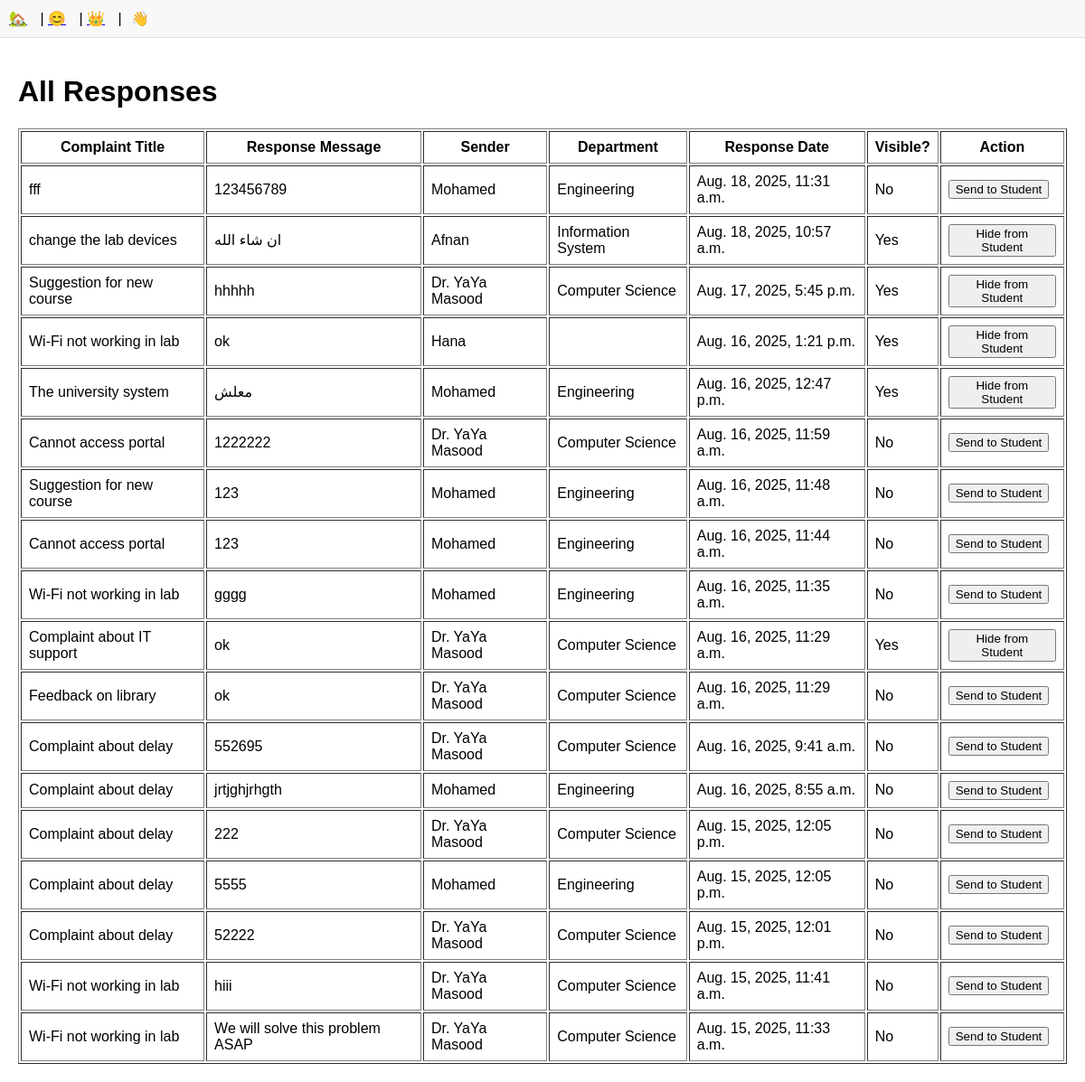
The app's page /members/general_manager_responses/ (signed in), older data.
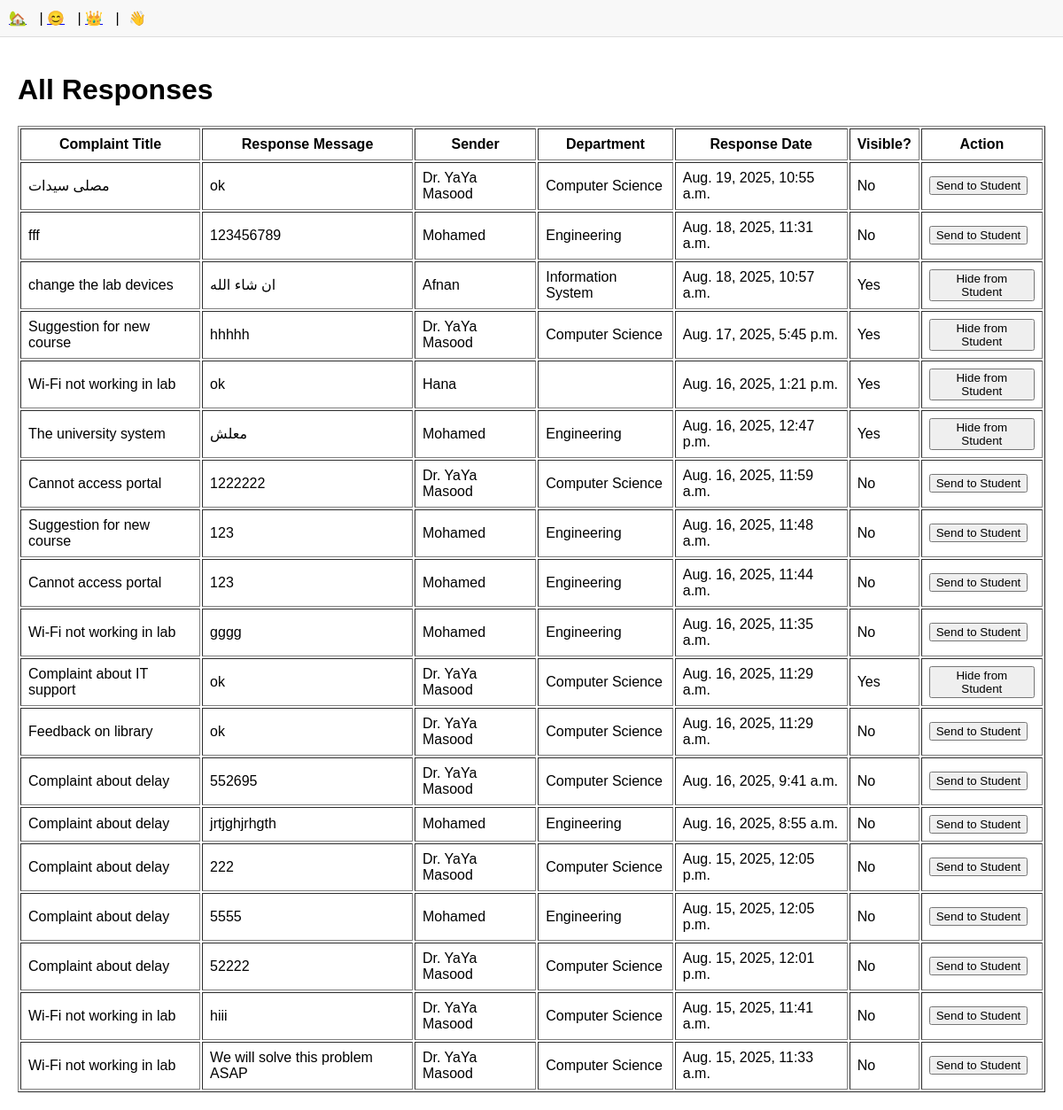
The same page, newer data.
### members/models.py (models this page shows, shortened)
class Response(models.Model):
    ResponseId = models.AutoField(primary_key=True)
    ComplaintId = models.ForeignKey(Complaint, on_delete=models.CASCADE, related_name="responses")
    SenderId = models.ForeignKey(
        User, null=True, blank=True, on_delete=models.SET_NULL, related_name="responses"
    )
    Message = models.TextField()
    ResponseDate = models.DateTimeField(auto_now_add=True)
    VisibleToStudent = models.BooleanField(default=False)
    PublishedAt = models.DateTimeField(null=True, blank=True)

class Complaint(models.Model):
    TYPE_CHOICES = [
        ("Complaint", "Complaint"),
        ("Suggestion", "Suggestion"),
    ]
    STATUS_CHOICES = [
        ("Pending", "Pending"),
        ("In Review", "In Review"),
        ("Resolved", "Resolved"),
    ]
    ComplaintId = models.AutoField(primary_key=True)
    TrackingCode = models.CharField(max_length=100, unique=True, blank=True)
    Type = models.CharField(max_length=20, choices=TYPE_CHOICES)
    Title = models.CharField(max_length=255)
    Description = models.TextField()
    Status = models.CharField(max_length=20, choices=STATUS_CHOICES, default="Pending")
    DepartmentId = models.ForeignKey(
        Department, null=True, blank=True, on_delete=models.SET_NULL, related_name="complaints",
    )
    CreatedDate = models.DateTimeField(auto_now_add=True)

class User(AbstractUser):
    ROLE_CHOICES = [
        ("Student", "Student"),
        ("GeneralManager", "General Manager"),
        ("DepartmentManager", "Department Manager"),
    ]
    UserId = models.AutoField(primary_key=True)
    Name = models.CharField(max_length=255)
    GPA = models.DecimalField(max_digits=4, decimal_places=2, default=0)
    email = models.EmailField(unique=True)
    Role = models.CharField(max_length=20, choices=ROLE_CHOICES, default="Student")
    DepartmentId = models.ForeignKey(
        Department, null=True, blank=True, on_delete=models.SET_NULL, related_name="users"
    )
    USERNAME_FIELD = "username"
    REQUIRED_FIELDS = ["email", "Name", "Role"]

class Department(models.Model):
    DepartmentId = models.AutoField(primary_key=True)
    DepartmentName = models.CharField(max_length=255)

### members/views.py (the view)
# urls.py: path("general_manager_responses/", views.GeneralManagerResponses, name="general_manager_responses"),
def GeneralManagerResponses(request):
    if not request.user.is_authenticated or request.user.Role != "GeneralManager":
        return redirect("home")
    responses = Response.objects.select_related("ComplaintId", "SenderId").order_by("-ResponseDate")
    return render(request, "general_manager_responses.html", {"responses": responses})

### members/templates/general_manager_responses.html (shortened to what this page needs)
{% extends "layout.html" %}
{% block content %}
<h1>All Responses</h1>
<table border="1" cellpadding="8">
    <tr>
        <th>Complaint Title</th>
        <th>Response Message</th>
        <th>Sender</th>
        <th>Department</th>
        <th>Response Date</th>
        <th>Visible?</th>
        <th>Action</th>
    </tr>
    {% for response in responses %}
    <tr>
        <td>{{ response.ComplaintId.Title }}</td>
        <td>{{ response.Message }}</td>
        <td>{{ response.SenderId.Name }}</td>
        <td>{{ response.SenderId.DepartmentId.DepartmentName }}</td>
        <td>{{ response.ResponseDate }}</td>
        <td>{{ response.VisibleToStudent|yesno:"Yes,No" }}</td>
        <td>
            <form method="post" action="{% url 'members:publish_response' response.ResponseId %}">
                {% if response.VisibleToStudent %}
                    <button type="submit">Hide from Student</button>
                {% else %}
                    <button type="submit">Send to Student</button>
                {% endif %}
            </form>
        </td>
    </tr>
    {% empty %}
    <tr>
        <td colspan="7">No responses found.</td>
    </tr>
    {% endfor %}
</table>
{% endblock %}

Row changes from the older to the newer data that the page shows:
added Response: ComplaintId.Title "مصلى سيدات", Message "ok", SenderId.Name "Dr. YaYa Masood", SenderId.DepartmentId.DepartmentName "Computer Science", ResponseDate "Aug. 19, 2025, 10:55 a.m.", VisibleToStudent "No", shows "Send to Student"
